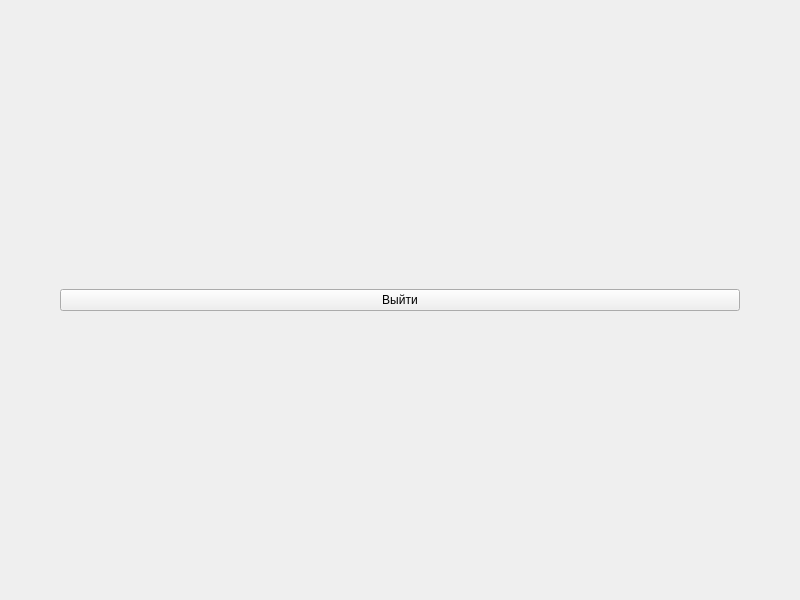
<?xml version="1.0" encoding="UTF-8"?>
<ui version="4.0">
 <class>MenuForm</class>
 <widget class="QWidget" name="MenuForm">
  <property name="geometry">
   <rect>
    <x>0</x>
    <y>0</y>
    <width>800</width>
    <height>600</height>
   </rect>
  </property>
  <property name="windowTitle">
   <string>Form</string>
  </property>
  <layout class="QGridLayout" name="gridLayout">
   <item row="1" column="0">
    <spacer name="horizontalSpacer">
     <property name="orientation">
      <enum>Qt::Horizontal</enum>
     </property>
     <property name="sizeType">
      <enum>QSizePolicy::Fixed</enum>
     </property>
     <property name="sizeHint" stdset="0">
      <size>
       <width>40</width>
       <height>20</height>
      </size>
     </property>
    </spacer>
   </item>
   <item row="1" column="2">
    <spacer name="horizontalSpacer_2">
     <property name="orientation">
      <enum>Qt::Horizontal</enum>
     </property>
     <property name="sizeType">
      <enum>QSizePolicy::Fixed</enum>
     </property>
     <property name="sizeHint" stdset="0">
      <size>
       <width>40</width>
       <height>20</height>
      </size>
     </property>
    </spacer>
   </item>
   <item row="1" column="1">
    <widget class="QWidget" name="widget" native="true">
     <layout class="QGridLayout" name="gridLayout_2">
      <item row="0" column="0">
       <widget class="QPushButton" name="logOut">
        <property name="text">
         <string>Выйти</string>
        </property>
       </widget>
      </item>
     </layout>
    </widget>
   </item>
   <item row="0" column="1">
    <spacer name="verticalSpacer">
     <property name="orientation">
      <enum>Qt::Vertical</enum>
     </property>
     <property name="sizeType">
      <enum>QSizePolicy::Fixed</enum>
     </property>
     <property name="sizeHint" stdset="0">
      <size>
       <width>20</width>
       <height>40</height>
      </size>
     </property>
    </spacer>
   </item>
   <item row="2" column="1">
    <spacer name="verticalSpacer_2">
     <property name="orientation">
      <enum>Qt::Vertical</enum>
     </property>
     <property name="sizeType">
      <enum>QSizePolicy::Fixed</enum>
     </property>
     <property name="sizeHint" stdset="0">
      <size>
       <width>20</width>
       <height>40</height>
      </size>
     </property>
    </spacer>
   </item>
  </layout>
 </widget>
 <resources/>
 <connections/>
</ui>
